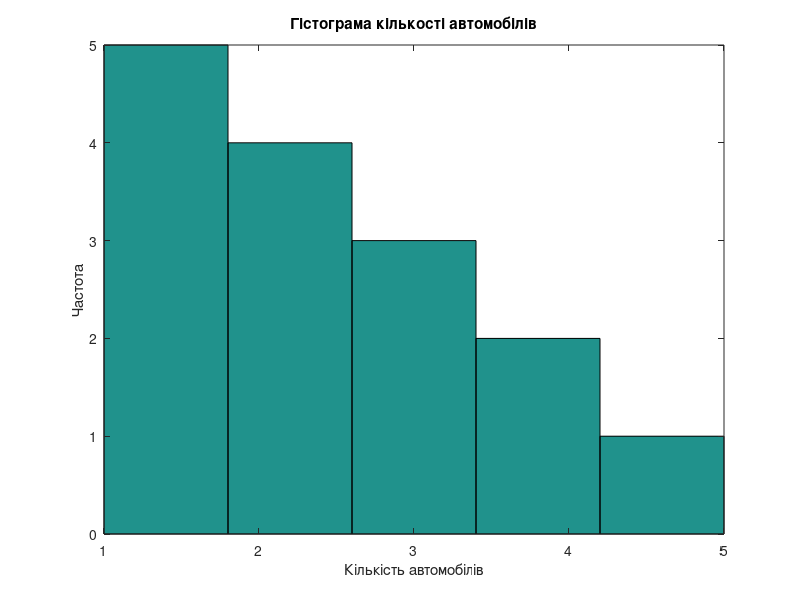
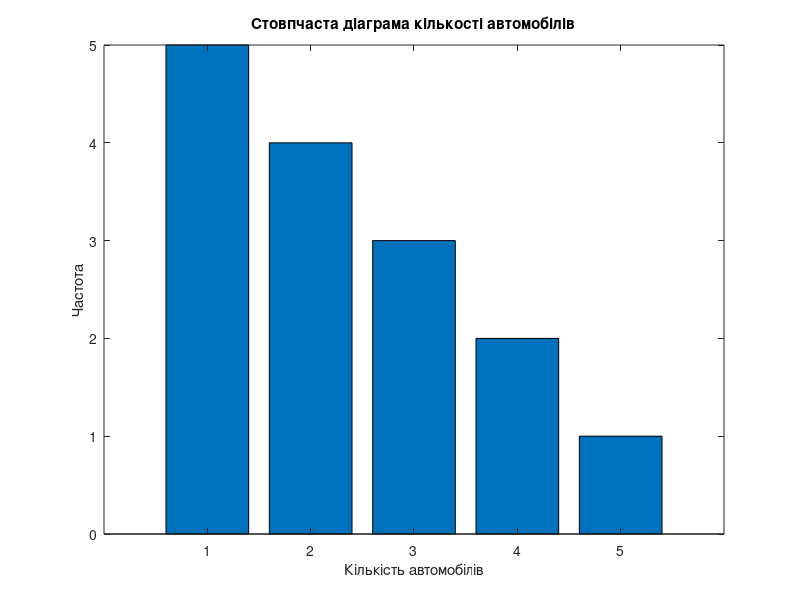

Write MATLAB code to recreate these figures, in order.
entries = [1 1 2 1 2 3 1 2 3 4 1 2 3 4 5];

figure;
hist(entries, 5);
xlabel('Кількість автомобілів');
ylabel('Частота');
title('Гістограма кількості автомобілів');

figure;
amount = hist(entries, 5);
bar(1:5, amount);

xlabel('Кількість автомобілів');
ylabel('Частота');
title('Стовпчаста діаграма кількості автомобілів');

